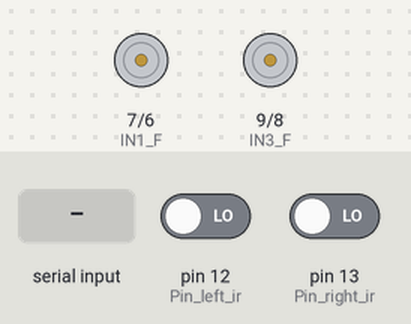
Recording of a sketch running on a simulated Arduino Uno, built with avr-gcc and run on an emulated ATmega328P. Shown: motor-driver pin pairs drawn as motors (green arrow = first pin HIGH = forward, orange = second pin HIGH = backward, longer = more drive). The inputs (shaded band) are chosen by the test bench; at power-on: pin 12 (Pin_left_ir) LOW, pin 13 (Pin_right_ir) LOW. What the sketch prints to the serial monitor is not drawn.

Above: at 1.2 s.
1.3 s: "30,150\n" received over Serial
At 1.6 s:
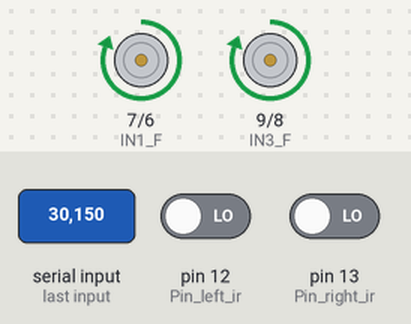
2.8 s: pin 12 (Pin_left_ir) driven HIGH
At 3.8 s:
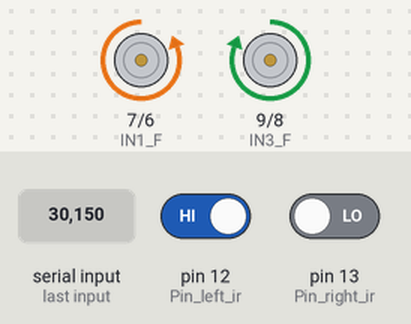
4.3 s: pin 12 (Pin_left_ir) driven LOW
At 5.0 s:
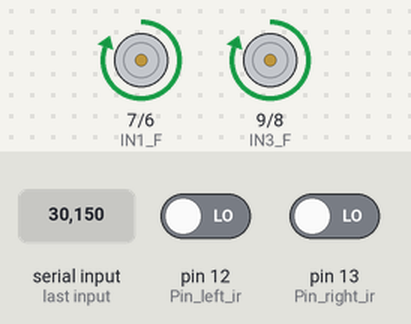
5.8 s: pin 13 (Pin_right_ir) driven HIGH
At 6.2 s:
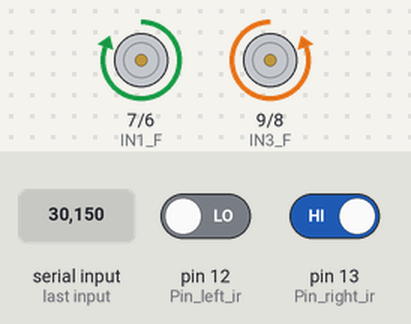
7.3 s: pin 13 (Pin_right_ir) driven LOW
At 8.6 s:
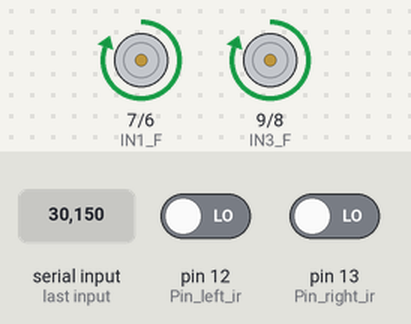
Timing chart, 0 to 9.8 s (numbered marks = the images above; inputs shaded):
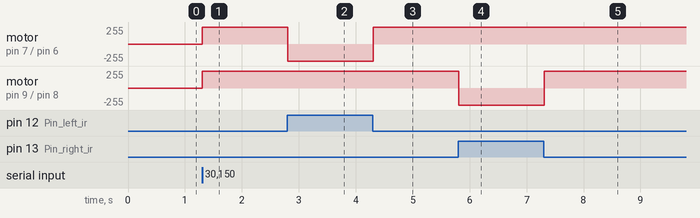

Measured:
- after the input at 1.3 s, motor on pin 7 (IN1_F) / pin 6 (IN2_F), motor on pin 9 (IN3_F) / pin 8 (IN4_F): stopped → forward 255/255 at once
- after the input at 2.8 s, motor on pin 7 (IN1_F) / pin 6 (IN2_F): forward 255/255 → backward 255/255 at once
- after the input at 4.3 s, motor on pin 7 (IN1_F) / pin 6 (IN2_F): backward 255/255 → forward 255/255 at once
- after the input at 5.8 s, motor on pin 9 (IN3_F) / pin 8 (IN4_F): forward 255/255 → backward 255/255 at once
- after the input at 7.3 s, motor on pin 9 (IN3_F) / pin 8 (IN4_F): backward 255/255 → forward 255/255 at once

The sketch:

main.ino
```cpp
#include "movement.c"
#include "infra.c"
#include "communicate.h"

#include <SoftwareSerial.h>

// SoftwareSerial espSerial(10, 11);

String msg = "";
int pointer = 0;
bool isPark = false;
void setup() {
  Serial.begin(9600);

  pinMode(IN1_F, OUTPUT);
  pinMode(IN2_F, OUTPUT);
  pinMode(IN3_F, OUTPUT);
  pinMode(IN4_F, OUTPUT);

  pinMode(Pin_left_ir, INPUT);
  pinMode(Pin_right_ir, INPUT);

  digitalWrite(IN1_F,LOW);
  digitalWrite(IN2_F,LOW);
  digitalWrite(IN3_F,LOW);
  digitalWrite(IN4_F,LOW);

  // espSerial.begin(9600);
  requestParking();
  // receiveParkingMessage();
}

void loop() {
  if (!isPark){
    while(msg == ""){
      if (Serial.available()) {
        msg = Serial.readStringUntil('\n');
        msg.trim();
        msg = msg.substring(5);

        Serial.print("Received: ");
        Serial.println(msg);
      }
    }

    int result = detect_line();
    Serial.println(result);

    switch (result) {
      case 3: // No line detected (Lost)
        // Optional: keep moving slow or stop
        forward();
        break;

      case 1: // Left sensor on line
        turnLeft();
        break;

      case 2: // Right sensor on line
        turnRight();
        break;

      case 0: // Intersection
        if(pointer < msg.length()){
          int command = msg[pointer] - '0';\
          Serial.println(msg[pointer]);
          if(command == 2){  // RIGHT
            // turn until right sensor finds line
            while(detect_line() != 2){
              turnRight();
            }
            // go forward until intersection finished
            while(detect_line() != 0){
              forward();
            }
            stop();
            occupySlot(recvBuffer.length());
            isPark = true;
          }
          else if(command == 1){  // LEFT
            while(detect_line() != 1){
              turnLeft();
            }
            while(detect_line() != 0){
              forward();
            }
            stop();
            occupySlot(recvBuffer.length());
            isPark = true;
          }
          else{  // STRAIGHT
            while(detect_line() != 0){
              forward();
            }
          }
          pointer++;
        }
        break;
    }
  }
}
```

communicate.c
```cpp
// #include <Arduino.h>
// #include "communicate.h"

// void requestParking() {
//   Serial.println("REQ");
// }

// void occupySlot(int slot) {
//   Serial.print("OCCUPY+");
//   Serial.println(slot);
// }


// void receiveParkingMessage() {

//   while (Serial.available()) {

//     char c = Serial.read();

//     if (c == '\n') {

//       recvBuffer.trim();

//       if (recvBuffer.startsWith("SLOT+")) {

//         String numStr = recvBuffer.substring(5);
//         assignedSlot = numStr.toInt();
//         slotReady = true;
//       }

//       recvBuffer = "";
//     }

//     else if (c != '\r') {
//       recvBuffer += c;
//     }
//   }
// }
```

communicate.cpp
```cpp
#include "communicate.h"

String recvBuffer = "";
int assignedSlot = -1;
bool slotReady = false;

void requestParking() {
  Serial.println("REQ");
}

void occupySlot(int slot) {
  Serial.print("OCCUPY+");
  Serial.println(slot);
}

void receiveParkingMessage() {
  if (Serial.available()) {
    String msg = Serial.readStringUntil('\n');
    msg.trim();

    Serial.print("Received: ");
    Serial.println(msg);
  }
}
```

communicate.h
```cpp
#ifndef PARKING_COMM_H
#define PARKING_COMM_H

#include <Arduino.h>

// variables
extern String recvBuffer;
extern int assignedSlot;
extern bool slotReady;

// functions
void requestParking();
void occupySlot(int slot);
void receiveParkingMessage();

#endif
```

definer.h
```cpp
#ifndef DEFINER_H
#define DEFINER_H

#define Pin_left_ir  12
#define Pin_right_ir 13

//Define pin
#define HIGH   1
#define LOW    0

#define ENA 5
#define IN1_F  7
#define IN2_F  6

#define IN3_F  9
#define IN4_F  8

#endif
```

infra.c
```cpp
#include "infra.h"

int detect_line() {
  int L = digitalRead(Pin_left_ir);
  int R = digitalRead(Pin_right_ir); //high->not detect line; low->detect line


  if (L == HIGH && R == HIGH) {
    return 0;   // both didnt detect line
  }
  else if (L == LOW && R == HIGH) {
    return 1;   // left
  }
  else if (L == HIGH && R == LOW) {
    return 2;   // right
  }
  else { // L == LOW && R == LOW
    return 3;   // both detect
  }
}
```

infra.h
```cpp
#include "definer.h"

int detect_line();
```

movement.c
```cpp
#include "movement.h"
// -------- MOVEMENTS --------
void forward() {
  digitalWrite(IN1_F, HIGH);
  digitalWrite(IN2_F, LOW);
  digitalWrite(IN3_F, HIGH);
  digitalWrite(IN4_F, LOW);
}

void backward() {
  digitalWrite(IN1_F, LOW);
  digitalWrite(IN2_F, HIGH);
  digitalWrite(IN3_F, LOW);
  digitalWrite(IN4_F, HIGH);
}

void turnLeft() {
  // RIGHT wheels forrward
  digitalWrite(IN1_F, HIGH);
  digitalWrite(IN2_F, LOW);

  // LEFT wheels backward
  digitalWrite(IN3_F, LOW);
  digitalWrite(IN4_F, HIGH);
}

void turnRight() {
  // RIGHT wheels backward
  digitalWrite(IN1_F, LOW);
  digitalWrite(IN2_F, HIGH);

  // LEFT wheels backward Q
  digitalWrite(IN3_F, HIGH);
  digitalWrite(IN4_F, LOW);
}

void stop(){
  digitalWrite(IN1_F, LOW);
  digitalWrite(IN2_F, LOW);
  digitalWrite(IN3_F, LOW);
  digitalWrite(IN4_F, LOW);
}
```

movement.h
```cpp
#include "definer.h"

void forward();
void backward();
void turnLeft();
void turnRight();
void stop();
// int handleIntersection();
```
